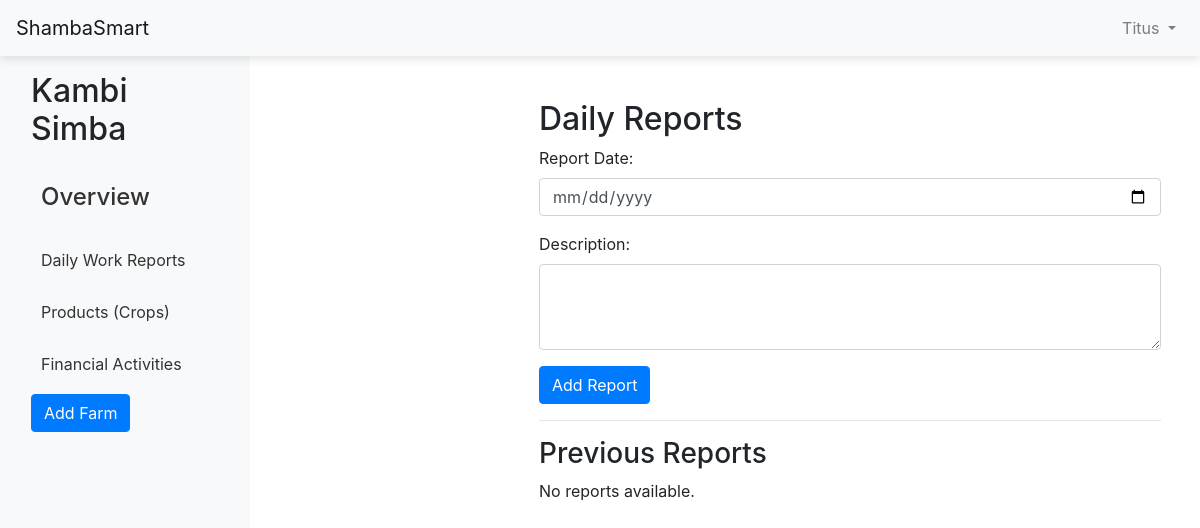
The page /daily_reports (signed in) on the database as committed earlier.
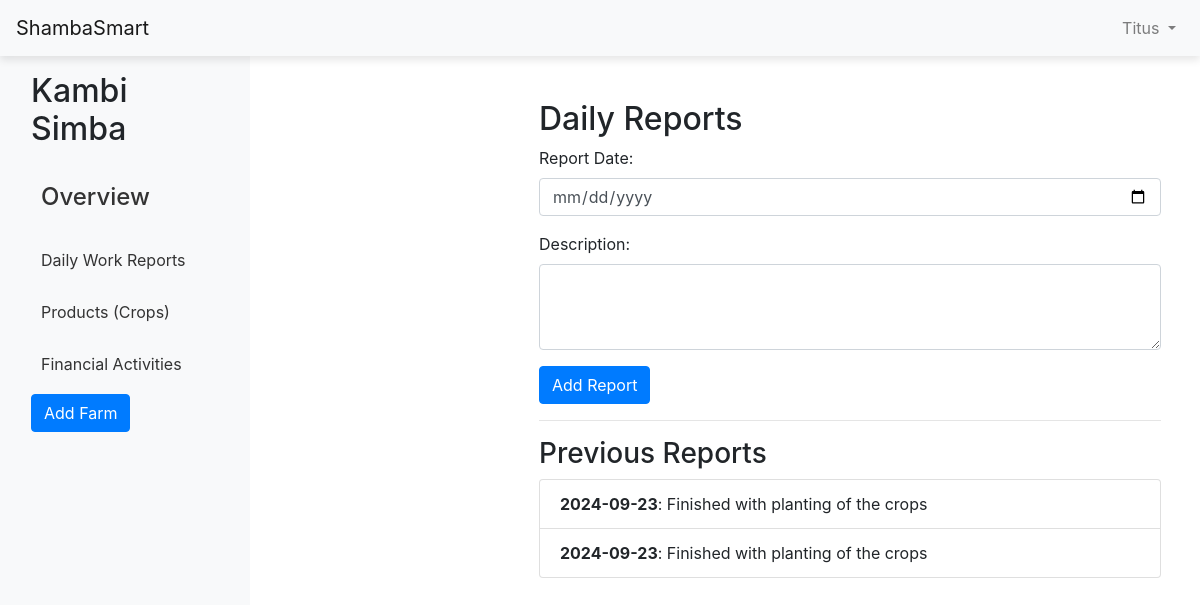
The same page on the database as committed later.
### website/models.py (models this page shows)
class DailyReport(db.Model):
    id = db.Column(db.Integer, primary_key=True)
    crop_id = db.Column(db.Integer, db.ForeignKey('crop.crop_id'), nullable=True)  # Optional crop
    farm_id = db.Column(db.Integer, db.ForeignKey('farm.id'), nullable=False)
    date = db.Column(db.Date, nullable=False)
    activity = db.Column(db.String(255), nullable=False)
    crop = db.relationship('Crop', backref='daily_reports', lazy=True)
    farm = db.relationship('Farm', backref='daily_reports', lazy=True)

### website/views.py (the view, shortened to what this page needs)
@views.route('/daily_reports', methods=['GET', 'POST'])
@login_required
def daily_reports():
    farm = Farm.query.filter_by(farmer_id=current_user.id).first()
    reports = DailyReport.query.filter_by(farm_id=farm.id).all()
    return render_template('daily_reports.html', farm=farm, reports=reports)

### website/templates/daily_reports.html
{% extends 'base.html' %}
{% block content %}
<div class="container mt-4">
    <h2>Daily Reports</h2>
    <form method="POST">
        <div class="form-group">
            <label for="report_date">Report Date:</label>
            <input type="date" class="form-control" name="report_date" required>
        </div>
        <div class="form-group">
            <label for="description">Description:</label>
            <textarea class="form-control" name="description" rows="3" required></textarea>
        </div>
        <button type="submit" class="btn btn-primary">Add Report</button>
    </form>
    <hr>
    <h3>Previous Reports</h3>
    {% if reports %}
        <ul class="list-group">
            {% for report in reports %}
                <li class="list-group-item">
                    <strong>{{ report.date }}</strong>: {{ report.activity }}
                </li>
            {% endfor %}
        </ul>
    {% else %}
        <p>No reports available.</p>
    {% endif %}
</div>
{% endblock %}

Rows that differ between the two databases and show on the page:
added DailyReport: date "2024-09-23", activity "Finished with planting of the crops"
added DailyReport: date "2024-09-23", activity "Finished with planting of the crops"
Other text that changed with them:
text no longer shown: "No reports available."
